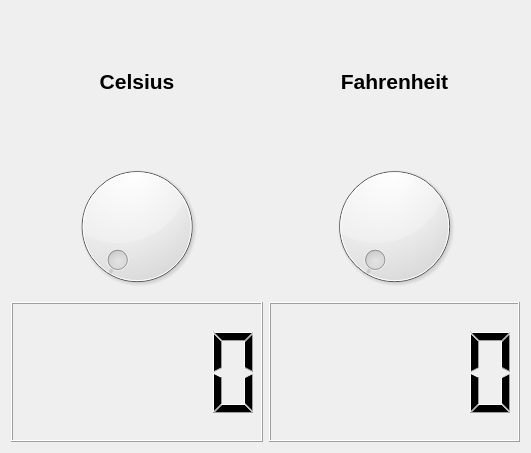
<?xml version="1.0" encoding="UTF-8"?>
<ui version="4.0">
 <class>Form</class>
 <widget class="QWidget" name="Form">
  <property name="geometry">
   <rect>
    <x>0</x>
    <y>0</y>
    <width>531</width>
    <height>453</height>
   </rect>
  </property>
  <property name="windowTitle">
   <string>Form</string>
  </property>
  <layout class="QGridLayout" name="gridLayout">
   <item row="0" column="0">
    <widget class="QLabel" name="labelC">
     <property name="font">
      <font>
       <pointsize>16</pointsize>
       <weight>75</weight>
       <bold>true</bold>
      </font>
     </property>
     <property name="text">
      <string>Celsius</string>
     </property>
     <property name="alignment">
      <set>Qt::AlignCenter</set>
     </property>
    </widget>
   </item>
   <item row="0" column="1">
    <widget class="QLabel" name="labelF">
     <property name="font">
      <font>
       <pointsize>16</pointsize>
       <weight>75</weight>
       <bold>true</bold>
      </font>
     </property>
     <property name="text">
      <string>Fahrenheit</string>
     </property>
     <property name="alignment">
      <set>Qt::AlignCenter</set>
     </property>
    </widget>
   </item>
   <item row="1" column="0">
    <widget class="QDial" name="dialC"/>
   </item>
   <item row="1" column="1">
    <widget class="QDial" name="dialF"/>
   </item>
   <item row="2" column="0">
    <widget class="QLCDNumber" name="lcdNumberC"/>
   </item>
   <item row="2" column="1">
    <widget class="QLCDNumber" name="lcdNumberF"/>
   </item>
  </layout>
 </widget>
 <resources/>
 <connections/>
</ui>
